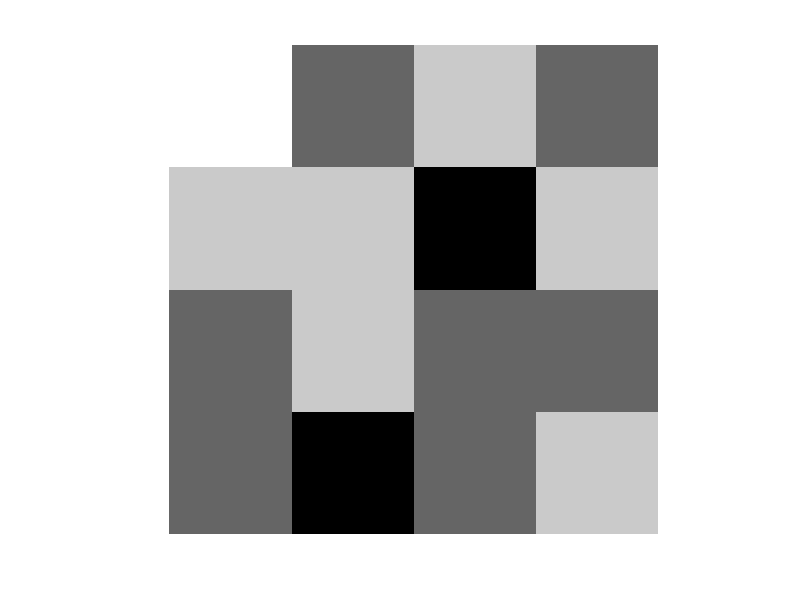

Recreate this plot in MATLAB. (Note: this script raises an error after producing the figure.)
clc; clear; close all;

mat = uint8([3 1 2 1;
      2 2 0 2;
      1 2 1 1;
      1 0 1 2]);
% mat = uint8([ ...
%       3 1 2 1 4 5;
%       2 2 0 1 4 5;
%       1 1 3 3 1 0;
%       1 8 5 3 4 1;
%       1 9 0 2 0 8;
%       1 6 7 1 4 5]);
imshow(mat*100)

%% (a)
v = [0,1];
p = [4,1];
q = [1,4];

tic
% 4- path
fprintf('4- path\n')
myf = my_path(mat,p,q,v,"4");
myf = myf.change_value(p(2),p(1),0);
show_cost_and_path(myf, q, 2)

% 8- path
fprintf('8- path\n')
myf = my_path(mat,p,q,v,"8");
myf = myf.change_value(p(2),p(1),0);
show_cost_and_path(myf, q, 3)

% m- path
fprintf('m- path\n')
myf = my_path(mat,p,q,v,"m");
myf = myf.change_value(p(2),p(1),0);
show_cost_and_path(myf, q, 4)

toc

function show_cost_and_path(myf, q, fig_num)
    disp(myf.dist)
    figure(fig_num)
    %imshow(uint8(myf.dist*-10 + 255))
    imshow(myf.dist)
    hcb = colorbar;
    hcb.Title.String = "Cost value (distance)";
    caxis([0,10])
    if myf.dist(q(1),q(2)) < inf
        draw_line(fig_num,myf.get_path(q))
        fprintf('minimum length = %d\n\n', size(myf.get_path(q),1)-1)
    else
        fprintf('no path exists\n\n')
    end
end